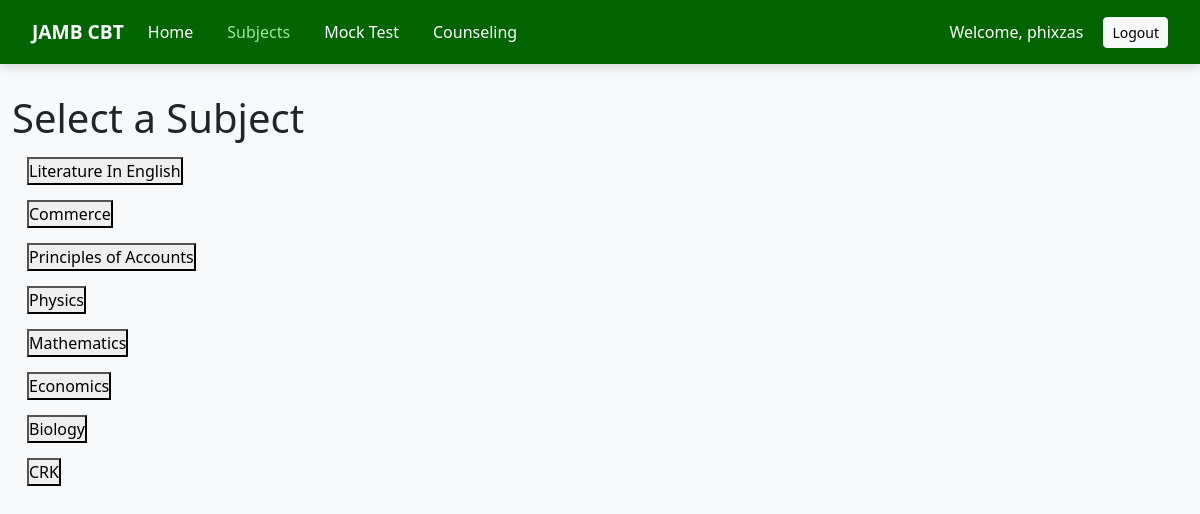
The page /exams/subjects/ (signed in) on the database its author committed.
### exams/models.py (models this page shows, shortened)
class Subject(models.Model):
    name = models.CharField(max_length=200)

### exams/views.py (the view)
# urls.py: path("subjects/", views.subjects, name="subjects"),
def subjects(request):
    subjects = Subject.objects.exclude(name__iexact="use of english")
    return render(
        request,
        "exams/subjects.html",
        {
            "subjects": subjects
        }
    )

### exams/templates/exams/subjects.html
{% extends "exams/base.html" %}
{% block content %}
<h1>Select a Subject</h1>
{% for subject in subjects %}
<div style="margin:15px">
<a href="/exams/past/{{ subject.id }}/">
<button>{{ subject.name }}</button>
</a>
</div>
{% endfor %}
{% endblock %}

### exams/templates/exams/base.html (shortened to what this page needs)
<!DOCTYPE html>
<html lang="en">
<head>
    <link href="https://cdn.jsdelivr.net/npm/bootstrap@5.3.3/dist/css/bootstrap.min.css" rel="stylesheet">
</head>
<body>
    <nav class="navbar navbar-expand-lg navbar-dark">
        <div class="container-fluid">
            <a class="navbar-brand" href="{% url 'home' %}">JAMB CBT</a>
            <div class="collapse navbar-collapse justify-content-between" id="navbarNav">
                <ul class="navbar-nav flex-row flex-wrap justify-content-center gap-2">
                    <li class="nav-item">
                        <a class="nav-link {% if request.path == '/' %}active{% endif %}" href="{% url 'home' %}">Home</a>
                    </li>
                    <li class="nav-item">
                        <a class="nav-link {% if 'subjects' in request.path or 'past' in request.path %}active{% endif %}" href="{% url 'subjects' %}">Subjects</a>
                    </li>
                    <li class="nav-item">
                        <a class="nav-link {% if 'mock-test' in request.path %}active{% endif %}" href="{% url 'mock_test' %}">Mock Test</a>
                    </li>
                    <li class="nav-item">
                        <a class="nav-link {% if 'counseling' in request.path %}active{% endif %}" href="{% url 'counseling' %}">Counseling</a>
                    </li>
                </ul>
                <div class="d-flex align-items-center justify-content-center gap-2 mt-2 mt-lg-0">
                    {% if user.is_authenticated %}
                        <span class="welcome-text">Welcome, {{ user.username }}</span>
                        <a href="{% url 'logout' %}" class="btn btn-light btn-sm">Logout</a>
                    {% else %}
                        <a href="{% url 'login' %}" class="login-btn">Login</a>
                        <a href="{% url 'register' %}" class="register-btn">Register</a>
                    {% endif %}
                </div>
            </div>
        </div>
    </nav>
    <div class="container-fluid main-container">
        {% block content %}
        {% endblock %}
    </div>
</body>
</html>

### exams/templates/exams/base.html (style rules this page uses)
* { margin:0; padding:0; box-sizing:border-box; }
body { font-family:'Segoe UI', Arial, sans-serif; background-color:#f8f9fa; }
.navbar { background-color:#006400; box-shadow:0 3px 10px rgba(0,0,0,0.15); padding:12px 20px; }
.navbar-brand { color:white !important; font-weight:bold; font-size:1.2rem; }
.navbar-nav .nav-link { color:white !important; font-weight:500; margin-right:10px; }
.navbar-nav .nav-link:hover, .navbar-nav .nav-link.active { color:#90EE90 !important; }
.welcome-text { color:white; margin-right:12px; font-weight:500; }
.main-container { padding-top:30px; padding-bottom:50px; }

### rows shown on the page
Subject: name "Literature In English"
Subject: name "Commerce"
Subject: name "Principles of Accounts"
Subject: name "Physics"
Subject: name "Mathematics"
Subject: name "Economics"
Subject: name "Biology"
Subject: name "CRK"

### other values the page prints
{{ user.username }} "phixzas"
